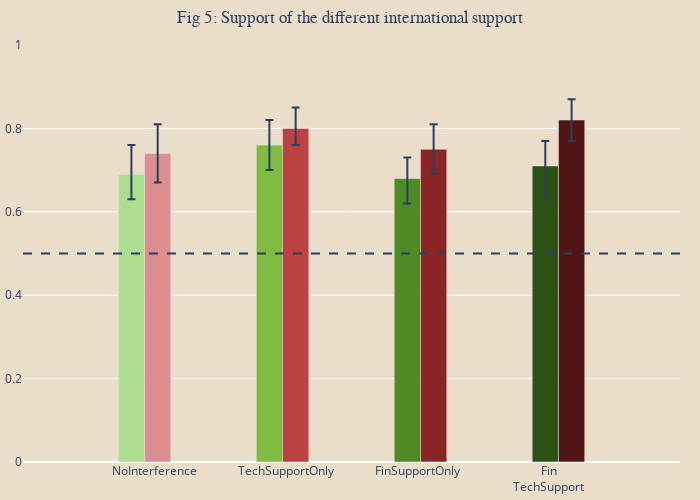

The cell this chart's notebook holds for it:
### Markdown cell above
#### Treatment

### Code cell
import pandas as pd

categories = ['Eliminate&UseAllOther', 'Eliminate&UseRenewables', 'Reduce&IncreaseAllOther', 'Reduce&IncreaseRenewables']
categories = ['LowPrices', 'InsureWorkers', 'EnergyAccess', 'NothingSoc']
categories = ['IdentityCoalRegions', 'IndustryCoalRegions', 'WorkersCoalRegion', 'NothingEco']
categories = ['Gov&CivilSociety', 'Gov&Researchers', 'Gov&Businesses', 'Gov&LaborUnions', 'Gov&LocalGov', 'GovAlone']
categories = ['Fin&TechSupport', 'FinSupportOnly', 'TechSupportOnly', 'NoInterference']

def attribute_support(df, attribute, categories):
    df = df.copy()

    df_control = df[df['treatment_status'] == 0]
    df_treated = df[df['treatment_status'] == 1]

    df_treated = df_treated[[attribute, 'support']]
    df_treated['support'] = df_treated['support'].astype(int)

    support_control = {"Attribute Level": [], "Value": [], "CI_lower": [], "CI_upper": []}
    
    for cat in categories[::-1]:
        group = df_control[df_control[attribute] == cat]
        mean = group['support'].mean()
        std_dev = group['support'].std()
        n = len(group)
        confidence_interval = 1.96 * (std_dev / (n**0.5))  # 95% confidence interval

        support_control["Attribute Level"].append(cat.replace('&', '<br>'))
        support_control["Value"].append(mean.round(2))
        support_control["CI_lower"].append((mean - confidence_interval).round(2))
        support_control["CI_upper"].append((mean + confidence_interval).round(2))

    df_control = pd.DataFrame(support_control)

    support_treated = {"Attribute Level": [], "Value": [], "CI_lower": [], "CI_upper": []}
    
    for cat in categories[::-1]:
        group = df_treated[df_treated[attribute] == cat]
        mean = group['support'].mean()
        std_dev = group['support'].std()
        n = len(group)
        confidence_interval = 1.96 * (std_dev / (n**0.5))  # 95% confidence interval

        support_treated["Attribute Level"].append(cat.replace('&', '<br>'))
        support_treated["Value"].append(mean.round(2))
        support_treated["CI_lower"].append((mean - confidence_interval).round(2))
        support_treated["CI_upper"].append((mean + confidence_interval).round(2))

    df_treated = pd.DataFrame(support_treated)

    color_scale = ["rgb(173, 221, 142)", "rgb(127, 188, 65)", "rgb(78, 139, 37)", "rgb(45, 82, 21)", "rgb(45, 82, 21)", "rgb(45, 82, 21)","rgb(45, 82, 21)"]

    fig = go.Figure()

    for i, row in df_control.iterrows():
        fig.add_trace(go.Bar(
            x=[row["Attribute Level"]],
            y=[row["Value"]],
            error_y=dict(
                type='data',
                array=[row["CI_upper"] - row["Value"]],
                arrayminus=[row["Value"] - row["CI_lower"]],
                visible=True
            ),
            marker_color=color_scale[i],
            name=row["Attribute Level"],
            width=0.2
        ))

    color_scale = ["rgb(221, 142, 142)", "rgb(188, 65, 65)", "rgb(139, 37, 37)", "rgb(82, 21, 21)", "rgb(82, 21, 21)", "rgb(82, 21, 21)", "rgb(82, 21, 21)"]


    for i, row in df_treated.iterrows():
        fig.add_trace(go.Bar(
            x=[row["Attribute Level"]],
            y=[row["Value"]],
            error_y=dict(
                type='data',
                array=[row["CI_upper"] - row["Value"]],
                arrayminus=[row["Value"] - row["CI_lower"]],
                visible=True
            ),
            marker_color=color_scale[i],
            name=row["Attribute Level"],
            width=0.2
        ))

    

    # Set y-axis range from 0 to 1
    fig.update_layout(yaxis_range=[0, 1], xaxis_range=[-1,4], width=700, height=500)

    # Add a horizontal line at y=0.5
    fig.add_hline(y=0.5, line_dash="dash")


    fig.update_layout(barmode="group", bargap=0.6)
    
    fig.update_layout(
        title={
            'text': "Fig 5: Support of the different international support",
            'x': 0.5,
            'xanchor': 'center',
            'font': {'family': 'Computer Modern'}
        },
        margin=dict(l=20, r=20, t=45, b=5),
        paper_bgcolor="#EADDCA",
        plot_bgcolor='rgba(0,0,0,0)',
        showlegend=False,  # Show legend for different Attribute Levels
        xaxis_showticklabels=True,
        xaxis_title=None,
    )

    return fig

data_clean = pd.read_csv(OUT / "data" / "data_long.csv")

attribute_support(data_clean, "att_5", categories)

### Figure 1 — Plotly figure (JSON) as saved in the notebook; plotly's stock layout.template omitted (floating-point values rounded to 4 significant figures)
{"data": [{"error_y": {"array": [0.07], "arrayminus": [0.06], "type": "data", "visible": true}, "marker": {"color": "rgb(173, 221, 142)"}, "name": "NoInterference", "type": "bar", "width": 0.2, "x": ["NoInterference"], "y": [0.69]}, {"error_y": {"array": [0.06], "arrayminus": [0.06], "type": "data", "visible": true}, "marker": {"color": "rgb(127, 188, 65)"}, "name": "TechSupportOnly", "type": "bar", "width": 0.2, "x": ["TechSupportOnly"], "y": [0.76]}, {"error_y": {"array": [0.05], "arrayminus": [0.06], "type": "data", "visible": true}, "marker": {"color": "rgb(78, 139, 37)"}, "name": "FinSupportOnly", "type": "bar", "width": 0.2, "x": ["FinSupportOnly"], "y": [0.68]}, {"error_y": {"array": [0.06], "arrayminus": [0.07], "type": "data", "visible": true}, "marker": {"color": "rgb(45, 82, 21)"}, "name": "Fin<br>TechSupport", "type": "bar", "width": 0.2, "x": ["Fin<br>TechSupport"], "y": [0.71]}, {"error_y": {"array": [0.07], "arrayminus": [0.07], "type": "data", "visible": true}, "marker": {"color": "rgb(221, 142, 142)"}, "name": "NoInterference", "type": "bar", "width": 0.2, "x": ["NoInterference"], "y": [0.74]}, {"error_y": {"array": [0.05], "arrayminus": [0.04], "type": "data", "visible": true}, "marker": {"color": "rgb(188, 65, 65)"}, "name": "TechSupportOnly", "type": "bar", "width": 0.2, "x": ["TechSupportOnly"], "y": [0.8]}, {"error_y": {"array": [0.06], "arrayminus": [0.06], "type": "data", "visible": true}, "marker": {"color": "rgb(139, 37, 37)"}, "name": "FinSupportOnly", "type": "bar", "width": 0.2, "x": ["FinSupportOnly"], "y": [0.75]}, {"error_y": {"array": [0.05], "arrayminus": [0.05], "type": "data", "visible": true}, "marker": {"color": "rgb(82, 21, 21)"}, "name": "Fin<br>TechSupport", "type": "bar", "width": 0.2, "x": ["Fin<br>TechSupport"], "y": [0.82]}], "layout": {"bargap": 0.6, "barmode": "group", "height": 500, "margin": {"b": 5, "l": 20, "r": 20, "t": 45}, "paper_bgcolor": "#EADDCA", "plot_bgcolor": "rgba(0,0,0,0)", "shapes": [{"line": {"dash": "dash"}, "type": "line", "x0": 0, "x1": 1, "xref": "x domain", "y0": 0.5, "y1": 0.5, "yref": "y"}], "showlegend": false, "title": {"font": {"family": "Computer Modern"}, "text": "Fig 5: Support of the different international support", "x": 0.5, "xanchor": "center"}, "width": 700, "xaxis": {"range": [-1, 4], "showticklabels": true, "title": {}}, "yaxis": {"range": [0, 1]}}}
